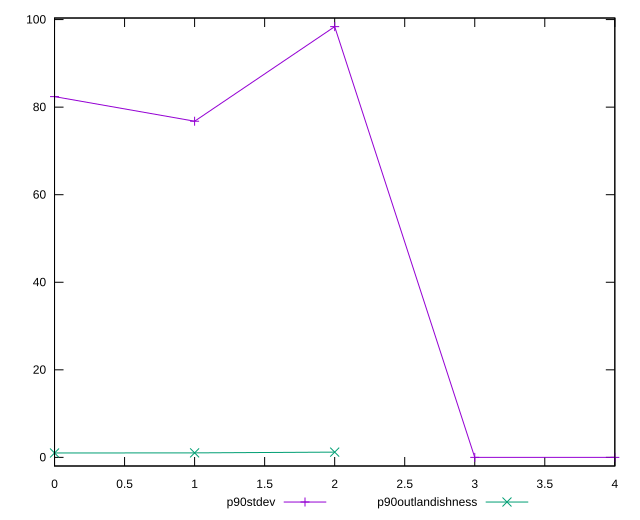

Recreate this plot in gnuplot.
reset

$p90Stdev <<EOF
0 82.40115414065565
1 76.78323683906488
2 98.38947560084158
3 0
4 0
EOF

$p90Outlandishness <<EOF
0 1.003757023593751
1 1.0285240261584367
2 1.2036271977351116
EOF

set key outside below
set xrange [0:4]
set yrange [-1.9677895120168316:100.35726511285841]
set trange [-1.9677895120168316:100.35726511285841]
set terminal svg size 640, 520 enhanced background rgb 'white'
set output "report_00013_2021-02-09T12-04-24.940Z/offscreen-images/progression/stddev.svg"

plot $p90Stdev title "p90stdev" with linespoints, \
     $p90Outlandishness title "p90outlandishness" with linespoints

reset
